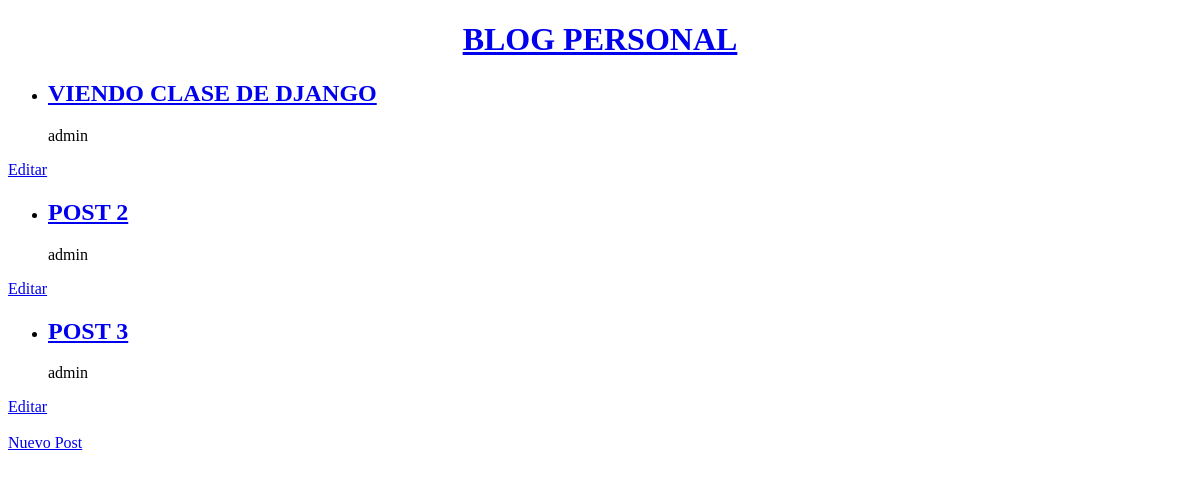
The app's page /, older data.
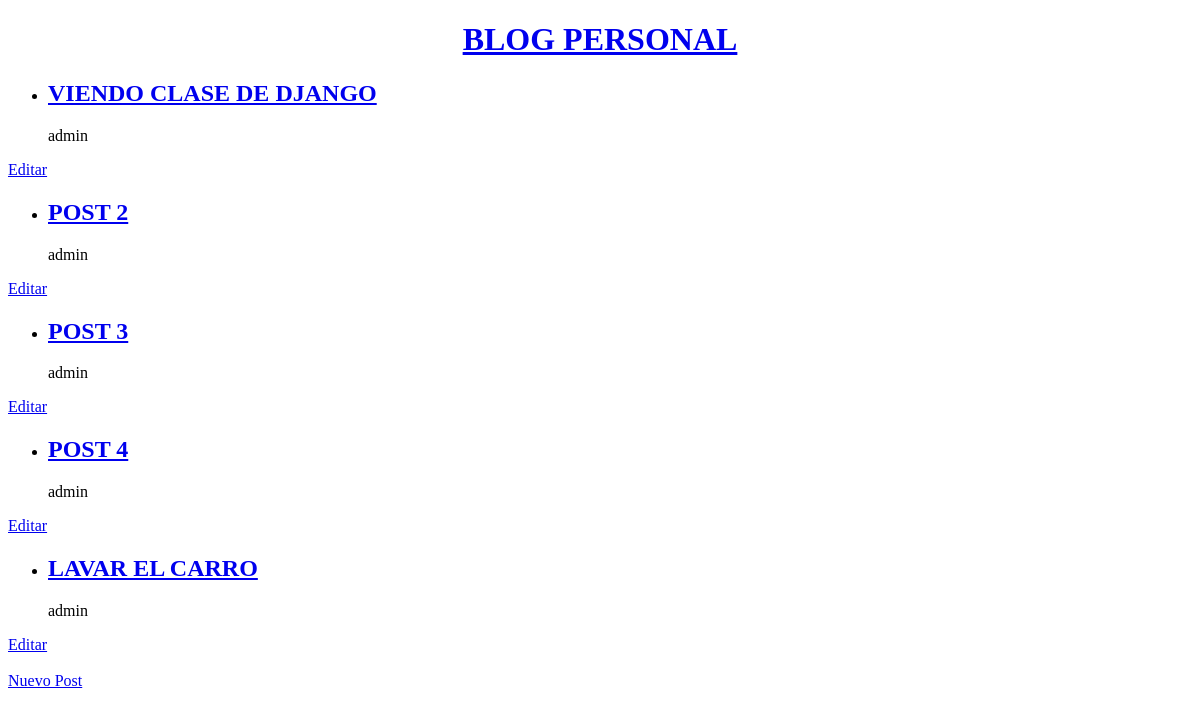
The same page, newer data.
### blogs/models.py (models this page shows, shortened)
class Post(models.Model):
    title = models.CharField(max_length=200)
    body = models.TextField()
    created_at = models.DateTimeField(
        auto_now_add=True
    )  # toma el tiempo automaticament del sistem o pc
    updated_at = models.DateTimeField(
        auto_now=True
    )  # toma el tiempo automaticament del sistem o pc
    author = models.ForeignKey(
        "auth.User", on_delete=models.CASCADE
    )  # toma el usario de la tabla auth_user de la base de datos de usuario por defecos de django

### blogs/views.py (the view)
# urls.py: path("", PostListView.as_view(), name="post_list"),
class PostListView(ListView):
    model = Post  # nombre del modelo donde estan los datos
    template_name = (
        "post_list.html"  # nombre del template a usar que esta en la carpeta templates
    )

### templates/post_list.html
{% extends "_base.html" %}
{% block content %}
    {% for publication in post_list %}
        <ul>
            <li>
                <a href="{% url 'post_detail' publication.pk %}"><h2>{{ publication.title }}</h2></a>
                <p>{{ publication.author }}</p>
            </li>
        </ul>
        <a href="{% url 'post_edit' publication.pk %}">Editar</a>
     {% endfor %}
     <br> <br>
         <a href="{% url 'post_create' %}">Nuevo Post</a>
{% endblock content %}

### templates/_base.html (shortened to what this page needs)
<!DOCTYPE html>
<html lang="en">
<head>
</head>
<body>
    <a href="{% url 'post_list' %}"><h1>BLOG PERSONAL</h1></a>
    {% block content %}
    {% endblock %}
</body>
</html>

### templates/_base.html (style rules this page uses)
h1 { text-align: center; }

Row changes from the older to the newer data that the page shows:
added Post: title "POST 4", author "admin"
added Post: title "LAVAR EL CARRO", author "admin"
